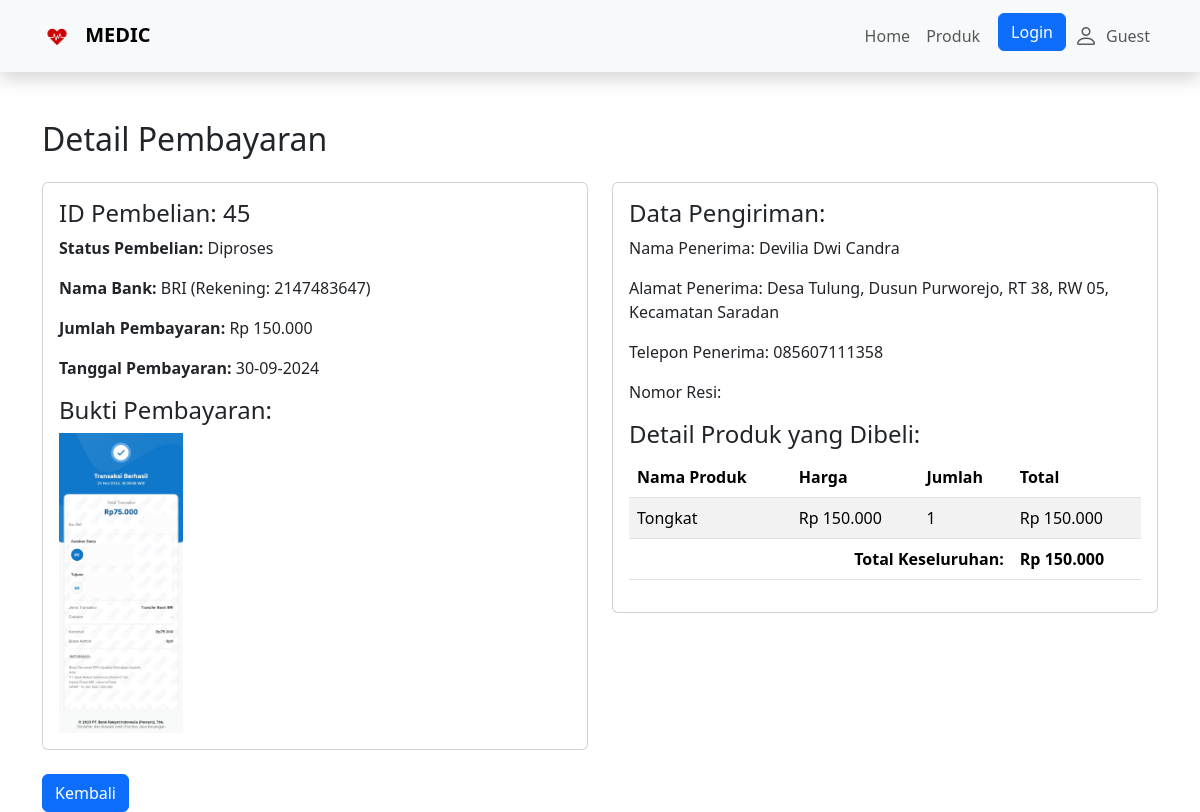
Page /detail_pembayaran.php?id_pembelian=45 on the committed database.
### tables this page shows
CREATE TABLE `pembayaran` (
  `id_pembayaran` int(11) NOT NULL AUTO_INCREMENT,
  `id_pembelian` int(11) NOT NULL,
  `id_bank` int(11) NOT NULL,
  `jumlah` double NOT NULL,
  `bukti` text NOT NULL,
  `tanggal_pembayaran` date DEFAULT NULL,
  PRIMARY KEY (`id_pembayaran`),
  KEY `id_pembelian` (`id_pembelian`),
  KEY `id_bank` (`id_bank`)
);

CREATE TABLE `status` (
  `id_status` int(11) NOT NULL AUTO_INCREMENT,
  `status` varchar(50) NOT NULL,
  PRIMARY KEY (`id_status`)
);

CREATE TABLE `bank` (
  `id_bank` int(11) NOT NULL AUTO_INCREMENT,
  `nama_bank` varchar(50) NOT NULL,
  `rekening` int(50) NOT NULL,
  PRIMARY KEY (`id_bank`)
);

CREATE TABLE `pembelian` (
  `id_pembelian` int(11) NOT NULL AUTO_INCREMENT,
  `id_customer` int(11) DEFAULT NULL,
  `tanggal_pembelian` date DEFAULT NULL,
  `nama_penerima` varchar(100) NOT NULL,
  `alamat_penerima` text NOT NULL,
  `telp_penerima` varchar(15) NOT NULL,
  `total_pembelian` decimal(15,2) DEFAULT NULL,
  `id_metode` int(11) DEFAULT NULL,
  `id_status` int(11) DEFAULT NULL,
  `resi` varchar(50) NOT NULL,
  PRIMARY KEY (`id_pembelian`),
  KEY `fk_pembeli` (`id_customer`),
  KEY `fk_metode` (`id_metode`) USING BTREE,
  KEY `id_status` (`id_status`),
  CONSTRAINT `fk_pembeli` FOREIGN KEY (`id_customer`) REFERENCES `customer` (`id_customer`) ON DELETE CASCADE ON UPDATE CASCADE
);

CREATE TABLE `detail_pembelian` (
  `id_detail` int(11) NOT NULL AUTO_INCREMENT,
  `id_pembelian` int(11) NOT NULL,
  `id_produk` int(11) NOT NULL,
  `quantity` int(11) NOT NULL,
  `harga` decimal(10,2) NOT NULL,
  PRIMARY KEY (`id_detail`),
  KEY `id_pembelian` (`id_pembelian`),
  KEY `id_produk` (`id_produk`)
);

CREATE TABLE `produk` (
  `id_produk` int(11) NOT NULL AUTO_INCREMENT,
  `nama_produk` varchar(100) NOT NULL,
  `harga_produk` decimal(10,2) NOT NULL,
  `berat_produk` decimal(10,2) NOT NULL,
  `foto_produk` varchar(100) NOT NULL,
  `deskripsi_produk` text NOT NULL,
  `id_kategori` int(11) DEFAULT NULL,
  PRIMARY KEY (`id_produk`),
  KEY `fk_kategori_produk` (`id_kategori`),
  CONSTRAINT `fk_kategori_produk` FOREIGN KEY (`id_kategori`) REFERENCES `kategori` (`id_kategori`) ON DELETE CASCADE ON UPDATE CASCADE,
  CONSTRAINT `fk_produk_kategori` FOREIGN KEY (`id_kategori`) REFERENCES `kategori` (`id_kategori`)
);

### detail_pembayaran.php (the view, shortened to what this page needs)
<?php
include 'connect.php';
include 'header.php';
$id_pembelian = isset($_GET['id_pembelian']) ? $_GET['id_pembelian'] : null;
$sql = "SELECT p.*, s.status, b.nama_bank, b.rekening, pb.nama_penerima, pb.alamat_penerima, pb.telp_penerima, pb.resi
        FROM pembayaran p
        JOIN pembelian pb ON p.id_pembelian = pb.id_pembelian
        JOIN status s ON pb.id_status = s.id_status
        JOIN bank b ON p.id_bank = b.id_bank
        WHERE p.id_pembelian = ?";
$stmt = $conn->prepare($sql);
$stmt->bind_param("i", $id_pembelian);
$stmt->execute();
$result = $stmt->get_result();
$pembayaran = $result->fetch_assoc();
$sql_produk = "SELECT dp.*, p.nama_produk, p.harga_produk
                FROM detail_pembelian dp
                JOIN produk p ON dp.id_produk = p.id_produk
                WHERE dp.id_pembelian = ?";
$stmt_produk = $conn->prepare($sql_produk);
$stmt_produk->bind_param("i", $id_pembelian);
$stmt_produk->execute();
$result_produk = $stmt_produk->get_result();
$produk_dibeli = $result_produk->fetch_all(MYSQLI_ASSOC);
?>
<!DOCTYPE html>
<html lang="id">
<head>
    <link href="https://cdn.jsdelivr.net/npm/bootstrap@5.3.3/dist/css/bootstrap.min.css" rel="stylesheet">
</head>
<body>
<div class="container mt-5">
    <h2 class="mb-4">Detail Pembayaran</h2>
    <div class="row">
        <div class="col-md-6">
            <div class="card">
                <div class="card-body">
                    <h4>ID Pembelian: <?php echo htmlspecialchars($pembayaran['id_pembelian']); ?></h4>
                    <p><strong>Status Pembelian:</strong> <?php echo htmlspecialchars($pembayaran['status']); ?></p>
                    <p><strong>Nama Bank:</strong> <?php echo htmlspecialchars($pembayaran['nama_bank']); ?> (Rekening: <?php echo htmlspecialchars($pembayaran['rekening']); ?>)</p>
                    <p><strong>Jumlah Pembayaran:</strong> Rp <?php echo number_format($pembayaran['jumlah'], 0, ',', '.'); ?></p>
                    <p><strong>Tanggal Pembayaran:</strong> <?php echo date('d-m-Y', strtotime($pembayaran['tanggal_pembayaran'])); ?></p>
                    <h4>Bukti Pembayaran:</h4>
                    <img src="assets/bukti/<?php echo htmlspecialchars($pembayaran['bukti']); ?>" alt="Bukti Pembayaran" class="img-fluid" style="max-width: 300px; max-height: 300px;">
                </div>
            </div>
        </div>
        <div class="col-md-6">
            <div class="card">
                <div class="card-body">
                    <h4>Data Pengiriman:</h4>
                    <p>Nama Penerima: <?php echo htmlspecialchars($pembayaran['nama_penerima']); ?></p>
                    <p>Alamat Penerima: <?php echo htmlspecialchars($pembayaran['alamat_penerima']); ?></p>
                    <p>Telepon Penerima: <?php echo htmlspecialchars($pembayaran['telp_penerima']); ?></p>
                    <p>Nomor Resi: <?php echo htmlspecialchars($pembayaran['resi']); ?></p>
                    <h4>Detail Produk yang Dibeli:</h4>
                    <table class="table table-striped">
                        <thead>
                            <tr>
                                <th>Nama Produk</th>
                                <th>Harga</th>
                                <th>Jumlah</th>
                                <th>Total</th>
                            </tr>
                        </thead>
                        <tbody>
                            <?php
                            $total_semua = 0;
                            foreach ($produk_dibeli as $item):
                                $total = $item['harga_produk'] * $item['quantity'];
                                $total_semua += $total;
                            ?>
                            <tr>
                                <td><?php echo htmlspecialchars($item['nama_produk']); ?></td>
                                <td>Rp <?php echo number_format($item['harga_produk'], 0, ',', '.'); ?></td>
                                <td><?php echo htmlspecialchars($item['quantity']); ?></td>
                                <td>Rp <?php echo number_format($total, 0, ',', '.'); ?></td>
                            </tr>
                            <?php endforeach; ?>
                        </tbody>
                        <tfoot>
                            <tr>
                                <th colspan="3" class="text-end">Total Keseluruhan:</th>
                                <th>Rp <?php echo number_format($total_semua, 0, ',', '.'); ?></th>
                            </tr>
                        </tfoot>
                    </table>
                </div>
            </div>
        </div>
    </div>
    <div class="mt-4">
        <a href="riwayat.php" class="btn btn-primary">Kembali</a>
    </div>
</div>
</body>
</html>

### header.php (shortened to what this page needs)
<!DOCTYPE html>
<html lang="en">
<head>
    <link href="https://cdn.jsdelivr.net/npm/bootstrap@5.3.3/dist/css/bootstrap.min.css" rel="stylesheet">
    <link href="https://cdn.jsdelivr.net/npm/bootstrap-icons/font/bootstrap-icons.css" rel="stylesheet">
</head>
<body>
    <header class="sticky-top bg-light shadow">
        <nav class="navbar navbar-expand-lg navbar-light bg-light">
            <div class="container">
                <a class="navbar-brand fw-bold" href="index.php">
                    <img src="assets/logo-main.png" alt="Logo" style="height:30px; margin-right: 8px;">
                    MEDIC
                </a>
                <div class="collapse navbar-collapse justify-content-end" id="navbarNav">
                    <ul class="navbar-nav">
                        <li class="nav-item">
                            <a class="nav-link" href="index.php">Home</a>
                        </li>
                        <li class="nav-item">
                            <a class="nav-link" href="produk.php">Produk</a>
                        </li>
                        <?php if (isset($_SESSION['username'])): ?>
                        <li class="nav-item">
                            <a class="nav-link" href="keranjang.php">Keranjang</a>
                        </li>
                        <li class="nav-item">
                            <a class="nav-link" href="riwayat.php">Riwayat</a>
                        </li>
                        <li class="nav-item">
                            <a class="btn btn-danger btn-custom" href="logout.php">Logout</a>
                        </li>
                        <li class="nav-item">
                            <span class="nav-link d-flex align-items-center">
                                <i class="bi bi-person-circle" style="font-size: 1.5rem; margin-right: 5px;"></i>
                                <?php echo $_SESSION['username']; ?>
                            </span>
                        </li>
                        <?php else: ?>
                        <li class="nav-item">
                            <a class="btn btn-primary btn-custom" href="login.php">Login</a>
                        </li>
                        <li class="nav-item">
                            <span class="nav-link d-flex align-items-center guest-link">
                                <i class="bi bi-person" style="font-size: 1.5rem;"></i>
                                Guest
                            </span>
                        </li>
                        <?php endif; ?>
                    </ul>
                </div>
            </div>
        </nav>
    </header>
</body>
</html>

### header.php (style rules this page uses)
.navbar-nav .nav-link { display: flex; align-items: center; justify-content: center; height: 100%; padding: 10px 15px; transition: background-color 0.3s ease-in-out; }
.navbar-nav .nav-link i { margin-right: 8px; }
.btn-custom { margin-top: 5px; margin-left: 10px; padding: 10px 20px; border-radius: 15px; }
.guest-link { pointer-events: none; color: inherit; }

### rows in the picture
pembayaran: id_pembelian "45", status.status "Diproses", id_bank.nama_bank "BRI", id_bank.rekening "2147483647", jumlah "150.000", tanggal_pembayaran "30-09-2024", bukti (picture), id_pembelian.nama_penerima "Devilia Dwi Candra", id_pembelian.alamat_penerima "Desa Tulung, Dusun Purworejo, RT 38, RW 05, Kecamatan Saradan", id_pembelian.telp_penerima "085607111358"
detail_pembelian: id_produk.nama_produk "Tongkat", id_produk.harga_produk "150.000", quantity "1", total "150.000"

### other values in the picture
$total_semua "150.000"
